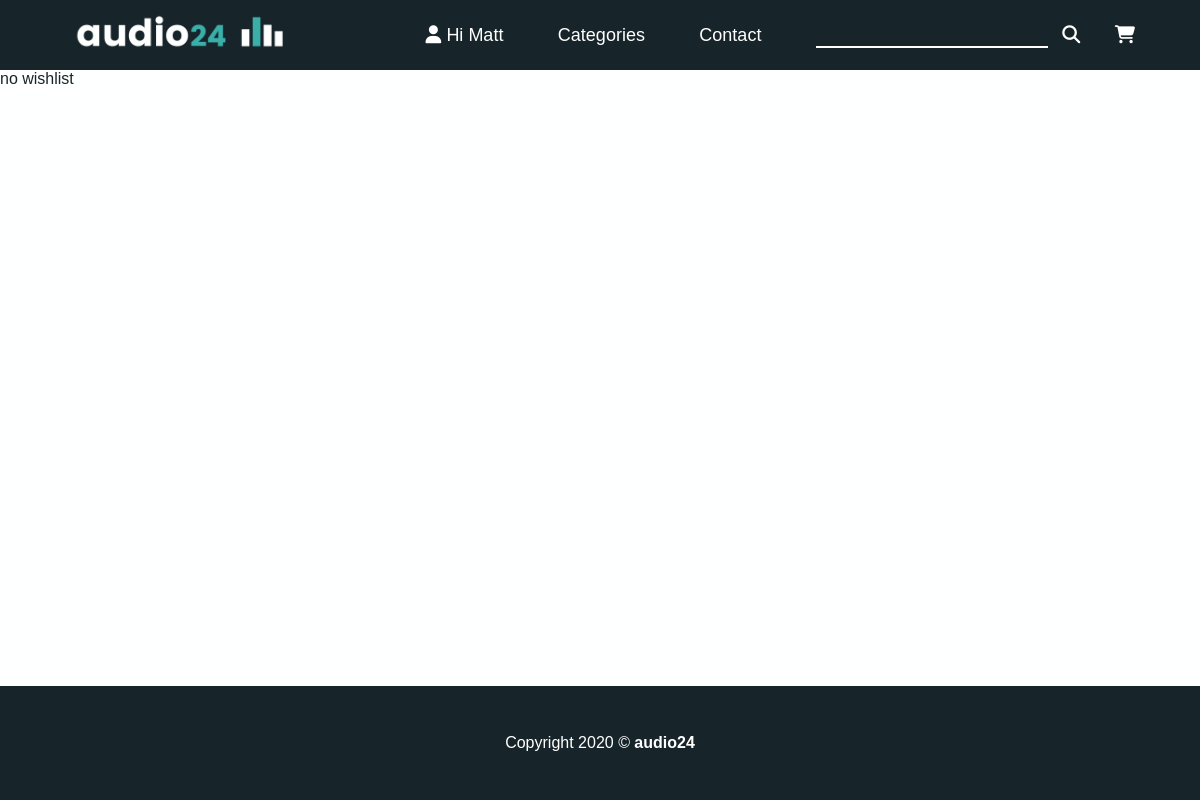
Before: /wishlist/ (signed in) with the older database file.
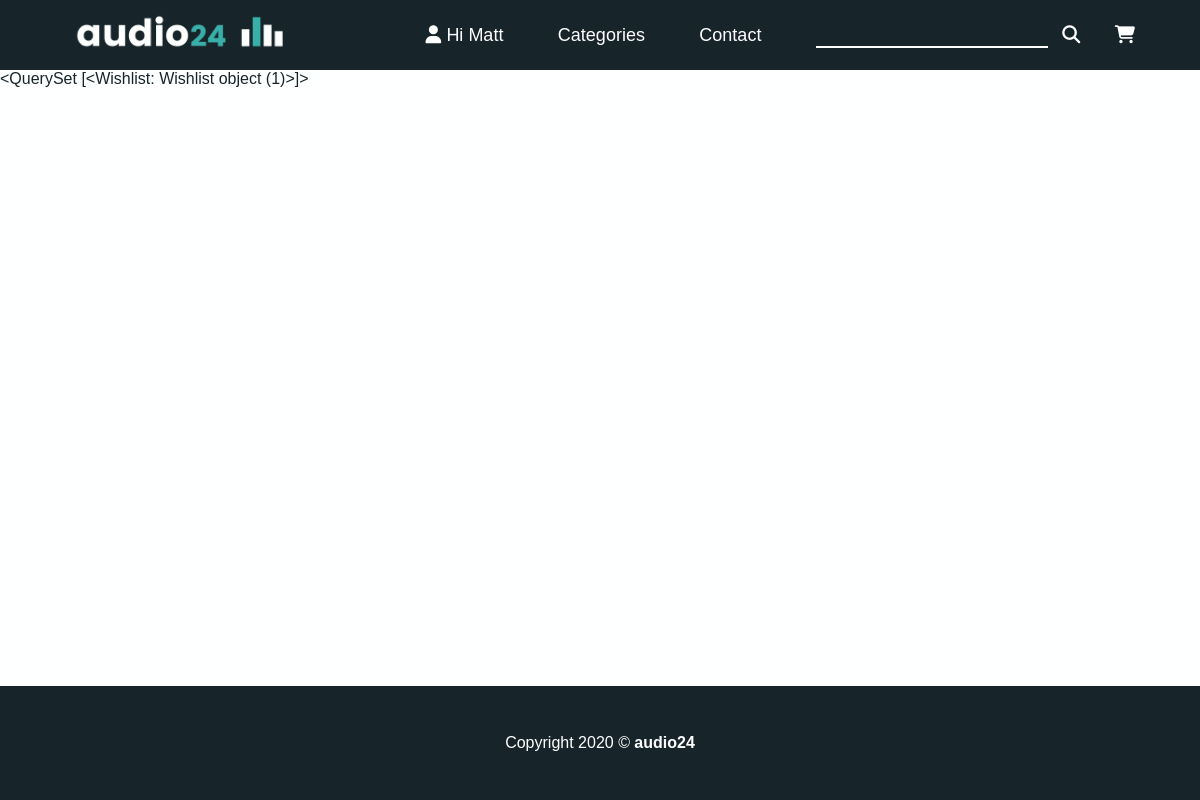
After: the same page with the newer database file.
### store/models.py (models this page shows)
class Wishlist(models.Model):
    user = models.ForeignKey(User, on_delete=models.CASCADE)
    product = models.ForeignKey(Product, on_delete=models.CASCADE)
    added = models.DateTimeField(auto_now_add=True)
    class Meta:
        db_table = 'Wishlist'
        ordering = ['-added']
    objects = models.Manager()

### store/views.py (the view)
# urls.py: path('wishlist/', views.wishlistView, name='wishlist'),
def wishlistView(request):
    try:
        wishlist = Wishlist.objects.filter(user=request.user)
        return render(request, 'store/wishlist.html', {'wishlist': wishlist})
    except ObjectDoesNotExist:
        return render(request, 'store/wishlist.html')

### store/context_processors.py (called while the page is built)
def counter(request):
    item_count = 0
    if 'admin' in request.path:
        return {}
    else:
        try:
            cart = Cart.objects.filter(cart_id=_cart_id(request))
            cart_items = CartItem.objects.all().filter(cart=cart[:1])
            for cart_item in cart_items:
                item_count += cart_item.quantity
        except Cart.DoesNotExist:
            item_count = 0
    return dict(item_count = item_count)

def menu_links(request):
    links = Category.objects.all()
    return dict(links=links)

### store/models.py (called while the page is built)
    def get_url(self):
        return reverse('products_by_category', args=[self.slug])

### store/views.py (called while the page is built)
def _cart_id(request):
    cart = request.session.session_key
    if not cart:
        cart = request.session.create()
    return cart

### templates/store/wishlist.html (shortened to what this page needs)
{% extends 'base.html' %}
{% load static %}
{% load humanize %}
{% block content %}
    {% if wishlist %}
        {{ wishlist }}
    {% else %}
        no wishlist
    {% endif %}
{% endblock %}

Changed rows visible on the page:
added Wishlist: id "<QuerySet [<Wishlist: Wishlist object (1)>]>"
Other visible differences:
text no longer shown: "no wishlist"
